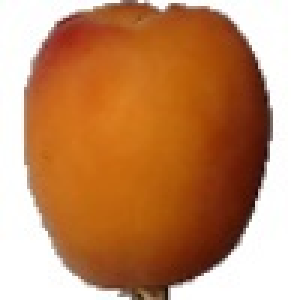
#> input picture ClassificationFruit/fruits/test/100_100.jpg, 100 x 100 px (shown 3 times larger); its folder holds only this picture in this run
$ jupyter execute --allow-errors Untitled.ipynb   (older library calls are emulated)
#> lines starting #> are read from the running program, lines starting #| are printed output that depends on the picture; after the words box and inside, x2 and y2 are one past the last pixel; in counts of white or black regions, pixels touching at a corner belong together
#> further down, img is the input picture: shape (100, 100, 3); mean B, G, R 100.4, 139.4, 193.6
[cell 1]
import cv2
import glob
import imageio
import csv
import joblib
import os
import cv2
import numpy as np
import matplotlib.pyplot as plt
import skimage
from skimage import color
#> (the rest of this cell did not finish here and is left out)

[cell 2]
def show_img(path,i,title):
    img = cv2.imread(path)
    plt.subplot(2, 3, i)
    plt.axis("off")
    plt.title(title)
    plt.imshow(cv2.cvtColor(img, cv2.COLOR_BGR2RGB))


def hsvHistogramFeatures(img):
	rows, cols, numOfBands = img.shape[:]
	img = cv2.cvtColor(img, cv2.COLOR_RGB2HSV)
	h = img[:,:,0]
	s = img[:,:,1]
	v = img[:,:,2]
	numberOfLevelsForH = 8
	numberOfLevelsForS = 2
	numberOfLevelsForV = 2
	maxValueForH = np.max(h)
	maxValueForS = np.max(s)
	maxValueForV = np.max(v)
	hsvColor_Histogram = np.zeros((8, 2, 2))
	quantizedValueForH = np.ceil( h.dot(numberOfLevelsForH) / maxValueForH)
	quantizedValueForS = np.ceil( s.dot(numberOfLevelsForS) / maxValueForS)
	quantizedValueForV = np.ceil( v.dot(numberOfLevelsForV) / maxValueForV)
	index = np.zeros((rows*cols, 3))
	#print(quantizedValueForH.shape[0] * quantizedValueForH.shape[1])
	index[:,0] = quantizedValueForH.reshape(1,-1).reshape(1,quantizedValueForH.shape[0] * quantizedValueForH.shape[1])
	index[:,1] = quantizedValueForS.reshape(1,-1).reshape(1,quantizedValueForS.shape[0] * quantizedValueForS.shape[1])
	index[:,2] = quantizedValueForV.reshape(1,-1).reshape(1,quantizedValueForV.shape[0] * quantizedValueForV.shape[1])
	k=0
	for row in range(len(index[:,0])):
		if index[row,0] == 0 or index[row,1] == 0 or index[row,2] == 0:
			k+=1
			continue
		hsvColor_Histogram[int(index[row,0])-1,int(index[row,1])-1,int(index[row,2])-1] = hsvColor_Histogram[int(index[row,0])-1,int(index[row,1])-1,int(index[row,2])-1] + 1
	#print(k,index[:,0].shape)
	hsvColor_Histogram = hsvColor_Histogram[:].reshape(1,-1)
	hsvColor_Histogram = hsvColor_Histogram/np.sum(hsvColor_Histogram)
	return hsvColor_Histogram.reshape(-1)

def extractColorFeature(img):
    R = img[:,:,0]
    G = img[:,:,1]
    B = img[:,:,2]
    features = [np.mean(R),np.std(R),np.mean(G),np.std(G),np.mean(B),np.std(B)]
    features/=np.mean(features)
    return features

def textureFeatures(img):
    img = color.rgb2gray(img)
    img = skimage.img_as_ubyte(img)
    glcm = greycomatrix(img, [1], [0], 256, symmetric=True, normed=True)
    feature = greycoprops(glcm, 'dissimilarity')[0]
    feature = np.concatenate([feature,greycoprops(glcm, 'correlation')[0]])
    feature = np.concatenate([feature,greycoprops(glcm, 'contrast')[0]])
    feature = np.concatenate([feature,greycoprops(glcm, 'energy')[0]])
    feature = feature/np.sum(feature)
    #print(feature)
    return feature

def shapeFeatures(img):
    img = cv2.cvtColor(img, cv2.COLOR_RGB2GRAY)
    _,img = cv2.threshold(img, 128, 255, cv2.THRESH_BINARY)
    feature = cv2.HuMoments(cv2.moments(img))
    return feature.reshape(-1)

def getFeatures(img,featuresSize):
	if featuresSize >= 7 :
		features = extractColorFeature(img)
	if featuresSize >= 39 :
		features = np.concatenate([features, hsvHistogramFeatures(img)])
	if featuresSize >= 43:
		features = np.concatenate([features, textureFeatures(img)])
	if featuresSize >= 50:
		features = np.concatenate([features, shapeFeatures(img)])
	#print(features)
	return features


def extractAllFeatures(files,fsize,mode = 1):
	if mode == 1:
		v = []
		for f in files:
			img = cv2.imread(f)
			v.append(getFeatures(cv2.cvtColor(img, cv2.COLOR_BGR2RGB),fsize))
		np.save('features.npy',v,allow_pickle=True)
	else :
		v = np.load('features.npy',allow_pickle=True)
	return v
def CBIR_Search(features, image_req,fsize):
	feature_req = getFeatures(image_req,fsize)
	dist = []
	for feature in features:
		dist.append(euclidien_distance(feature,feature_req))
	dist = np.argsort(dist)[:5].tolist()
	return dist

def euclidien_distance(A,B):
	dist = (A - B)**2
	dist = np.sum(dist,axis = 0)
	return np.sqrt(dist)

[cell 3]
from sklearn.cluster import KMeans
caract = []
X=[]
#> (the rest of this cell did not finish here and is left out)

[cell 4]
with open('vect_feats.csv', 'w') as out:
    k=0
    for root, dirs, files in os.walk("training"):
        for d in dirs :
            k=k+1
            for rr,dd,ff in os.walk("training/"+d):
                for f in ff:
                    img = cv2.imread('training/'+str(d)+'/'+f)
                    feats = getFeatures(img,50 )
                    feats = np.concatenate([[f],feats])
                    feats = np.concatenate([[d],feats])
                    feats = np.concatenate([[k],feats])
                    out.write('%s\n'% ','.join(feats))

#> (a cell that did not finish here is left out)

[cell 6]
from sklearn import svm
clf=svm.SVC(gamma='scale')

#> (the rest of this cell did not finish here and is left out)

[cell 7]
with open('vect_feats_validation.csv', 'w') as out:
    k=0
    for root, dirs, files in os.walk("validation"):
        for d in dirs :
            k=k+1
            for rr,dd,ff in os.walk("validation/"+d):
                for f in ff:
                    img = cv2.imread('validation/'+str(d)+'/'+f)
                    #img = cv2.resize(img, None, fx = 0.1, fy = 0.1)
                    feats = getFeatures(img, 50)
                    feats = np.concatenate([[f],feats])
                    feats = np.concatenate([[d],feats])
                    feats = np.concatenate([[k],feats])
                    out.write('%s\n'% ','.join(feats))

#> (a cell that did not finish here is left out)

#> (a cell that did not finish here is left out)

[cell 10]
from sklearn.metrics import accuracy_score

#> (the rest of this cell did not finish here and is left out)

[cell 11]
from sklearn.metrics import confusion_matrix
from sklearn.metrics import precision_recall_fscore_support

#> (the rest of this cell did not finish here and is left out)

#> (a cell that did not finish here is left out)

#> in extractColorFeature, `R = img[:,:,0]`:
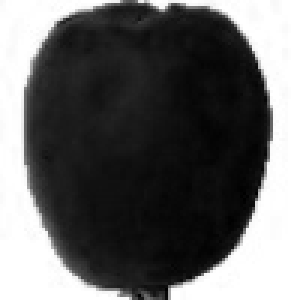
#> R: shape (100, 100) (shown 3 times larger); min 0, max 255, mean 100.4
#> in extractColorFeature, `G = img[:,:,1]`:
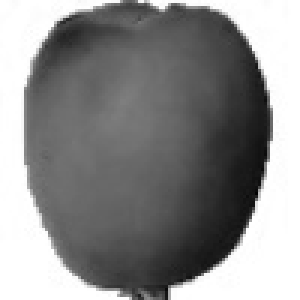
#> G: shape (100, 100) (shown 3 times larger); min 3, max 255, mean 139.4
#> in extractColorFeature, `B = img[:,:,2]`:
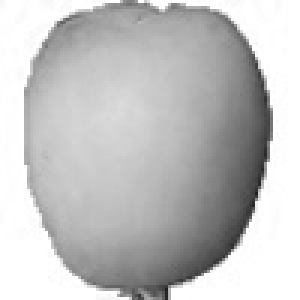
#> B: shape (100, 100) (shown 3 times larger); min 29, max 255, mean 193.6
#> in extractColorFeature, `features = [np.mean(R),np.std(R),np.mean(G),np.std(G),np.mean(B),np.st..`: features = [100.4, 108.5, 139.4, 83.49, 193.6, 52.35]
#> in extractColorFeature, `features/=np.mean(features)`: features = [0.888, 0.961, 1.23, 0.739, 1.71, 0.463]
#> in hsvHistogramFeatures, `img = cv2.cvtColor(img, cv2.COLOR_RGB2HSV)`: img: shape (100, 100, 3); mean H, S, V 87.4, 144.2, 193.8
#> in hsvHistogramFeatures, `h = img[:,:,0]`:
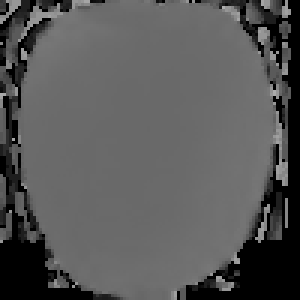
#> h: shape (100, 100) (shown 3 times larger); min 0, max 174, mean 87.4
#> in hsvHistogramFeatures, `s = img[:,:,1]`:
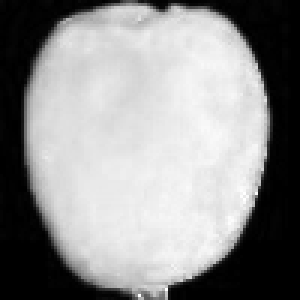
#> s: shape (100, 100) (shown 3 times larger); min 0, max 255, mean 144.2
#> in hsvHistogramFeatures, `maxValueForH = np.max(h)`: maxValueForH = 174
#> in hsvHistogramFeatures, `maxValueForS = np.max(s)`: maxValueForS = 255
#> in hsvHistogramFeatures, `quantizedValueForH = np.ceil( h.dot(numberOfLevelsForH) / maxValueForH)`:
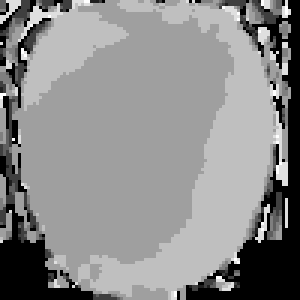
#> quantizedValueForH: shape (100, 100) float64 (shown 3 times larger); min 0, max 8, mean 4.38; drawn with min black and max white
#> in hsvHistogramFeatures, `quantizedValueForS = np.ceil( s.dot(numberOfLevelsForS) / maxValueForS)`:
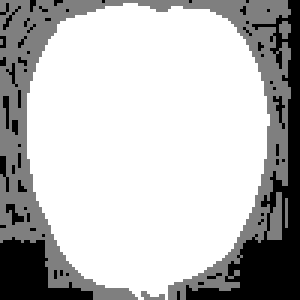
#> quantizedValueForS: shape (100, 100) float64 (shown 3 times larger); min 0, max 2, mean 1.48; drawn with min black and max white
#> in hsvHistogramFeatures, `quantizedValueForV = np.ceil( v.dot(numberOfLevelsForV) / maxValueForV)`:
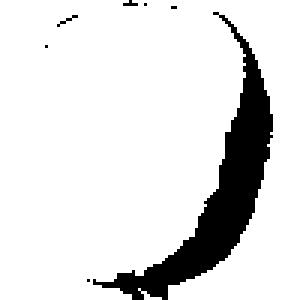
#> quantizedValueForV: shape (100, 100) float64 (shown 3 times larger); values 1 (black) and 2 (white), 87.8% white; 7 black regions (6 under 20 px), largest, box (x1, y1, x2, y2) and area: (31, 4, 91, 100) 1205
#> in getFeatures, `features = np.concatenate([features, hsvHistogramFeatures(img)])`: features = 38 values, max 1.71 at index 4, min 0 at index 6, mean 0.184
            feats = np.concatenate([[f],feats])
            out.write('%s\n'% ','.join(feats))

$ run again, on ClassificationFruit/fruits/test/106_100.jpg
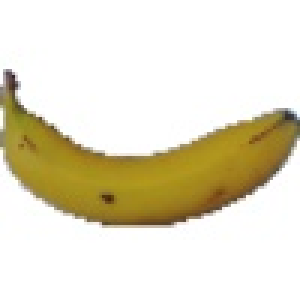
#> input picture ClassificationFruit/fruits/test/106_100.jpg, 100 x 100 px (shown 3 times larger)
#> img is the input picture: shape (100, 100, 3); mean B, G, R 201.6, 223.2, 229.4
#> in extractColorFeature, `features = [np.mean(R),np.std(R),np.mean(G),np.std(G),np.mean(B),np.st..`: features = [201.6, 91.95, 223.2, 55.15, 229.4, 44.63]
#> in extractColorFeature, `features/=np.mean(features)`: features = [1.43, 0.652, 1.58, 0.391, 1.63, 0.317]
#> maxValueForH = 175
#> maxValueForS = 255
#> in hsvHistogramFeatures, `quantizedValueForV = np.ceil( v.dot(numberOfLevelsForV) / maxValueForV)`:
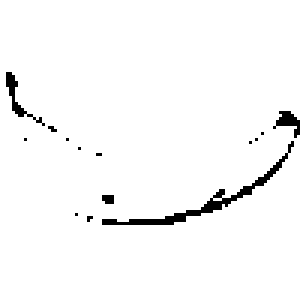
#> quantizedValueForV: shape (100, 100) float64 (shown 3 times larger); values 1 (black) and 2 (white), 97.3% white; black in thin lines or dots, all inside (x1, y1, x2, y2) = (2, 24, 100, 75)
#> in getFeatures, `features = np.concatenate([features, hsvHistogramFeatures(img)])`: features = 38 values, max 1.63 at index 4, min 0 at index 8, mean 0.184
#> in textureFeatures, `img = color.rgb2gray(img)`:
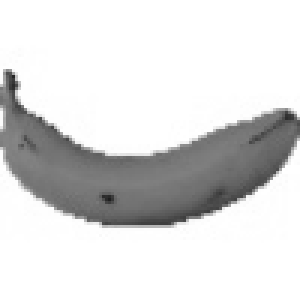
#> img: shape (100, 100) float64 (shown 3 times larger); min 0.121, max 1, mean 0.859
